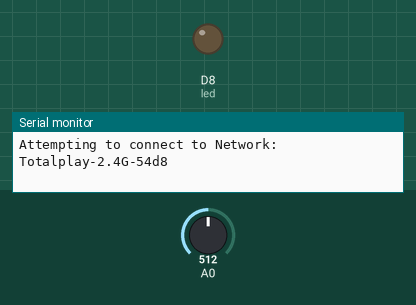
Bench run of a sketch on a simulated Arduino MKR. Parts: output pins drawn as LEDs (lit = HIGH), the last lines printed to the serial monitor. The inputs (shaded band) are chosen by the test bench; at power-on: A0 = 512. WiFi joins after 1.5 s; servers stay silent unless stated.

Above: at 0.1 s.
At 2.8 s:
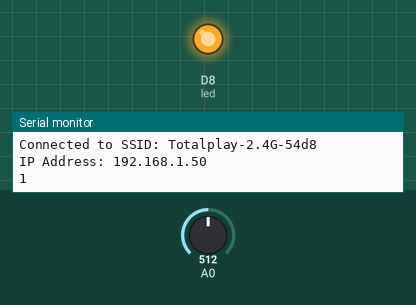
Timing chart, 0 to 4.3 s (numbered marks = the images above):
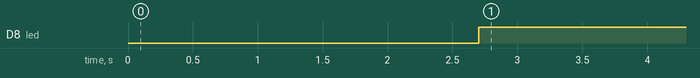

The sketch:

ejercicio3.ino
```cpp
#include <ArduinoHttpClient.h>
//#include <ArduinoJson.h>
#include <WiFiNINA.h>

char ssid[] = "Totalplay-2.4G-54d8";
char password[] = "qmF3H9Y8KY28jSz3";

int status = WL_IDLE_STATUS;

char server[] = "";    //Always modify when re-run ngrok

WiFiClient client;

#define led 8
float valor;

void setup(){
  Serial.begin(9600);

  while (status != WL_CONNECTED) {
    Serial.println("Attempting to connect to Network: ");
    Serial.println(ssid);
    status = WiFi.begin(ssid,password);
    delay (1000);
  }

  Serial.print("Connected to SSID: ");
  Serial.println(WiFi.SSID());
  IPAddress ip = WiFi.localIP();
  IPAddress gateway = WiFi.gatewayIP();
  Serial.print("IP Address: ");
  Serial.println(ip);

  pinMode(led,OUTPUT);
  Serial.begin(9600);

}

void loop(){


  valor=analogRead(A0);

  if (valor < 800){
    Serial.print(1);
    if (client.connect(server, 80)) {
    client.println("GET /1 HTTP/1.1");
    client.println("Host: bd1b-187-189-173-143.ngrok.io/1");
   }
    digitalWrite(led,HIGH);
  }
  else{
    Serial.print(2);

    if (client.connect(server, 80)) {
    client.println("GET /1 HTTP/1.1");
    client.println("Host: bd1b-187-189-173-143.ngrok.io/0");
   }
    digitalWrite(led,LOW);
  }

  if (client.connected()) {
    client.stop();
  }

  delay(1000);

}
```

Measured:
- by itself, D8 (led): LOW → HIGH at 2.7 s
